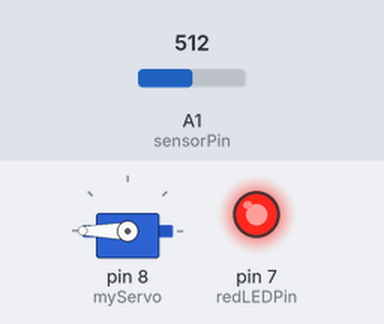
Bench run of a sketch on a simulated Arduino Uno, built with avr-gcc and run on an emulated ATmega328P. On the bench: servo, output pins drawn as LEDs (lit = HIGH). Inputs (shaded band) come from the test bench; at power-on: A1 (sensorPin) = 512. What the sketch prints to the serial monitor is not drawn.

Above: at 8.8 s.
8.9 s: A1 (sensorPin) set to 482
At 9.8 s:
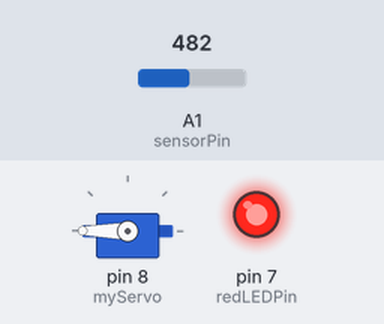
13.4 s: A1 (sensorPin) set to 510
At 14.4 s:
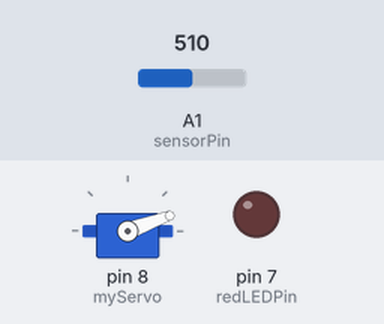
22.0 s: A1 (sensorPin) set to 490
At 22.7 s:
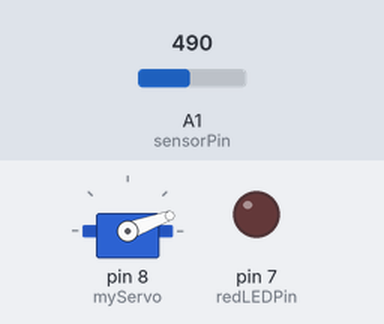
Timing chart, 0 to 25.0 s (numbered marks = the images above; inputs shaded):
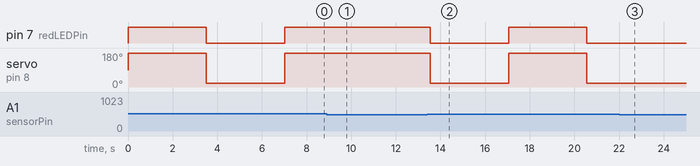

The sketch:

sketch_apr7a.ino
```cpp
#include <Servo.h>
#include <stdbool.h>
#include <SoftwareSerial.h>

Servo myServo;  // create a servo object
SoftwareSerial btSerial(3, 4); // RX, TX

const int sensorPin = A1;
const int redLEDPin = 7;

int sensorValue;
bool lightsPower;

int angle; // variable to hold the angle for the servo motor
int potVal; // variable to read the value from the analog pin

void setup() {
  // put your setup code here, to run once:
  myServo.attach(8); // attaches the servo on pin 9 to the servo object
  Serial.begin(38400); // open a serial connection to your computer
  btSerial.begin(9600);
  myServo.write(90);

  Serial.println("Enter AT commands:");
  pinMode(redLEDPin,OUTPUT);

  lightsPower = 0;
}

void loop() {
  if (btSerial.available()){  //如果藍牙有傳資料過來
    int i = btSerial.read();  //把讀到的資料丟給i
    Serial.println(i);
    if(i == 1){    //如果是1，亮燈
      Serial.println("Led On");
      digitalWrite(7,HIGH);
    }
    if(i == 2){    //如果是2，熄燈
      Serial.println("Led Off");
      digitalWrite(7,LOW);
    }
  }

  sensorValue = analogRead(sensorPin);
  delay(5);
  // Serial.print("\nsensor Values \t : ");
  // Serial.println(sensorValue);

  if(sensorValue > 500 && lightsPower==1) {
    myServo.write(20);
    digitalWrite(7, LOW);
    lightsPower = 0;
    delay(3000);
  } else if (sensorValue > 500 && lightsPower==0) {
    myServo.write(180);
    digitalWrite(7, HIGH);
    lightsPower = 1;
    delay(3000);
  }
  delay(500);

}
```

Measured:
- after the input at 8.9 s, pin 7 (redLEDPin): stays HIGH (without the input it goes to LOW after 1.6 s); servo on pin 8 (myServo): stays 180° (without the input it goes to 20° after 1.6 s)
- after the input at 13.4 s, pin 7 (redLEDPin): HIGH → LOW after 0.15 s, → HIGH 3.5 s later, → LOW 3.5 s later; servo on pin 8 (myServo): 180° → 20° after 0.15 s, → 180° 3.5 s later, → 20° 3.5 s later
- after the input at 22.0 s, pin 7 (redLEDPin): stays LOW (without the input it goes to HIGH after 2.1 s); servo on pin 8 (myServo): stays 20° (without the input it goes to 180° after 2.1 s)
